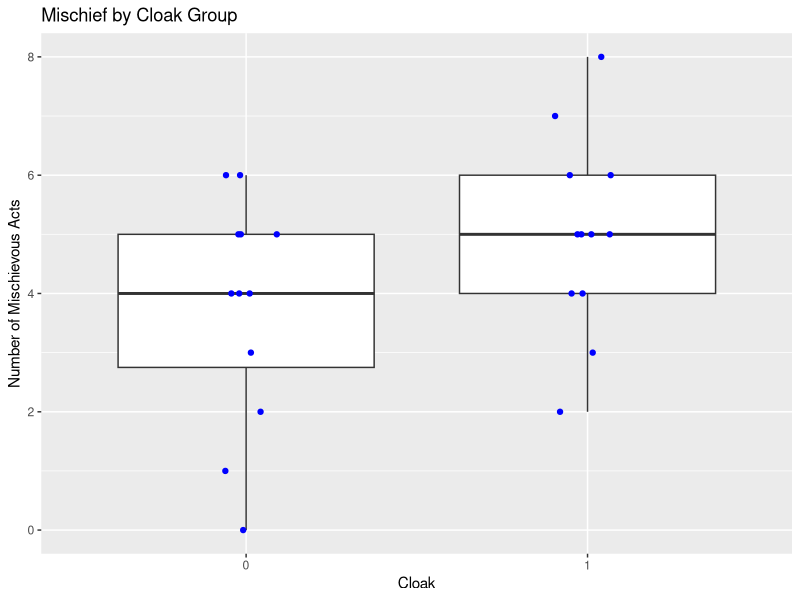

Generate this figure with R:
## ---- chunk 1
knitr::opts_chunk$set(echo = TRUE)
library(ggplot2)
library(dplyr)
library(kableExtra)

## ---- chunk 2

participant <- 1:24
cloak <- c(0, 0, 0, 0, 0, 0, 0, 0, 0, 0, 0, 0, 1, 1, 1, 1, 1, 1, 1, 1, 1, 1, 1, 1)
mischief <- c(3, 1, 5, 4, 6, 4, 6, 2, 0, 5, 4, 5, 4, 3, 6, 6, 8, 5, 5, 4, 2, 5, 7, 5)

data <- data.frame(
  Participant = participant, 
  Cloak = factor(cloak, levels = c(0, 1), labels = c("0", "1")), 
  Mischief = mischief
)


kable(data, caption = "Invisibility Cloak Data", align = 'c') %>%
  kable_styling(full_width = TRUE)

## ---- chunk 3
library(ggplot2)
ggplot(data, aes(x = Cloak, y = Mischief)) + 
  geom_boxplot() + 
  geom_jitter(width = 0.1, height = 0, color = 'blue') +
  labs(title = "Mischief by Cloak Group", x = "Cloak", y = "Number of Mischievous Acts")
## ---- chunk 4

shapiro_without_cloak <- shapiro.test(data$Mischief[data$Cloak == "0"])
shapiro_with_cloak <- shapiro.test(data$Mischief[data$Cloak == "1"])


shapiro_results <- data.frame(
  Group = c("Without Cloak", "With Cloak"),
  W = c(shapiro_without_cloak$statistic, shapiro_with_cloak$statistic),
  p_value = c(shapiro_without_cloak$p.value, shapiro_with_cloak$p.value)
)


kable(shapiro_results, caption = "Shapiro-Wilk Normality Test Results", align = 'c') %>%
  kable_styling(full_width = TRUE)
## ---- chunk 5
t_test <- t.test(Mischief ~ Cloak, data = data, var.equal = TRUE)


results <- data.frame(
  Variable = "Mischief",
  Statistic = round(t_test$statistic, 3),
  Parameter = t_test$parameter,
  p_value = round(t_test$p.value, 3),
  Confidence_Interval = paste0("[", round(t_test$conf.int[1], 3), ", ", round(t_test$conf.int[2], 3), "]"),
  Mean_Difference = round(t_test$estimate[1] - t_test$estimate[2], 3)
)

kable(results, caption = "Results of the T-Test for Mischief")
